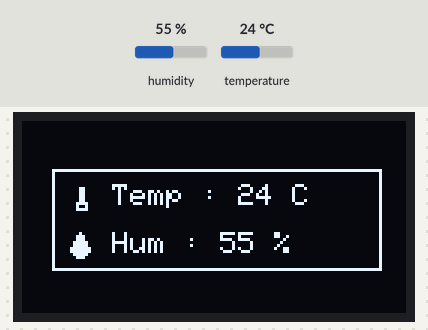
Bench run of a program on a simulated Raspberry Pi Pico running CircuitPython. On the bench: 128×64 one-colour display. The inputs (shaded band) are chosen by the test bench; at power-on: humidity 55 %, temperature 24 °C.

Above: at 1.4 s.
1.5 s: humidity set to 22 %
At 3.9 s:
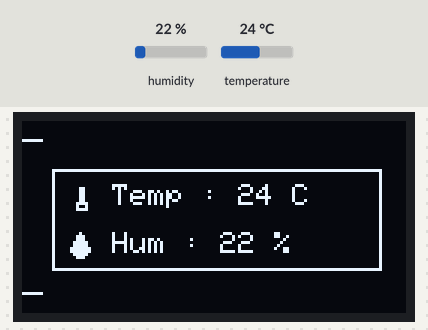
4.5 s: temperature set to 12 °C
At 6.1 s:
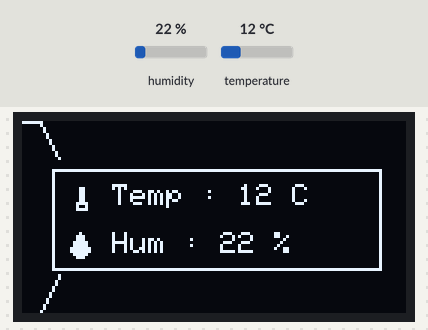
7.5 s: humidity set to 40 %
At 10.7 s:
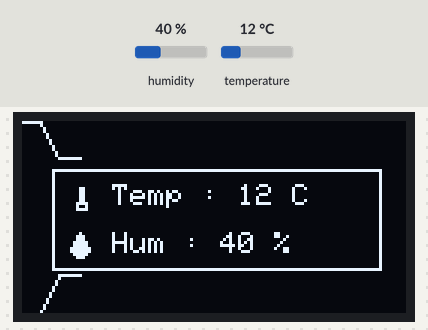
11.0 s: temperature set to 19 °C
At 13.1 s:
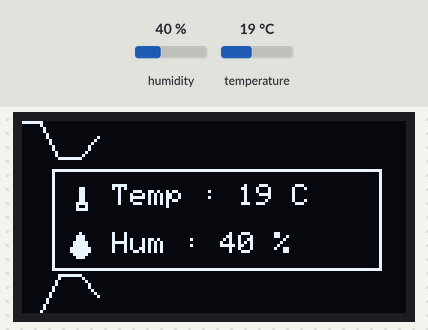
Timing chart, 0 to 14.6 s (numbered marks = the images above; inputs shaded):
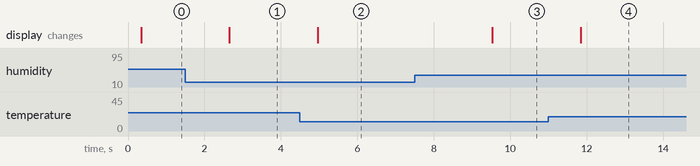

Measured:
- after the input at 1.5 s, the display: changes after 1.2 s (image 1)
- after the input at 4.5 s, the display: changes after 0.47 s (image 2)
- after the input at 7.5 s, the display: changes after 2.0 s (image 3)
- after the input at 11.0 s, the display: changes after 0.85 s (image 4)

The program:

weather_station.py
```python
# -*- coding: utf-8 -*-
"""
CHAREF Sohel - 5A AVM 2025-26
Programmation Microcontroleurs Python
TP 5 - Station Meteo avec la Pico"
"""

import time
import board
import busio
import adafruit_ssd1306
import adafruit_dht

#Init DHT
dht = adafruit_dht.DHT11(board.GP21)

#Init Display
I2C_SCL = board.GP27
I2C_SDA = board.GP26
i2c = busio.I2C(I2C_SCL, I2C_SDA)
display_w = 128
display_h = 64
display = adafruit_ssd1306.SSD1306_I2C(display_w, display_h, i2c)

#Lecture DHT
def lire_capteur():
    return dht.temperature, dht.humidity

#Init comparaison pour rafraichissement seulement en cas de changement
old_tmp = 100
old_hum = 100
tmp_max, hum_max = lire_capteur()

#FIFO
N = 20; buf_temp = [None]*N; buf_hum = [None]*N; head_tmp = 0; size_tmp = 0; head_hum = 0; size_hum = 0
def push_tmp(v):
    global head_tmp, size_tmp
    buf_temp[(head_tmp + size_tmp) % N] = v
    if size_tmp < N: size_tmp += 1
    else: head_tmp = (head_tmp + 1) % N
def push_hum(v):
    global head_hum, size_hum
    buf_hum[(head_hum + size_hum) % N] = v
    if size_hum < N: size_hum += 1
    else: head_hum = (head_hum + 1) % N
def tmp_list(): # ordre ancien→récent
    return [buf_temp[(head_tmp+i)%N] for i in range(size_tmp)]
def hum_list(): # ordre ancien→récent
    return [buf_hum[(head_hum+i)%N] for i in range(size_hum)]


#Dessine une goute de 7*9 selon le point en bas a gauche
def dessine_goute(xGauche,yBas):
    #Ligne Bas
    for x in range(xGauche+3, xGauche+6):
        display.pixel(x,yBas,1)
    #Ligne Bas - 1
    for x in range(xGauche+2, xGauche+7):
        display.pixel(x,yBas-1,1)
    #Monter de la goutte
    i = 0
    for y in range(2,8):
        for x in range(xGauche+1+i,xGauche+8-i):
            display.pixel(x,yBas-y,1)
        if(y%2 == 1):
            i = i+1
    #Haut de la goutte
    display.pixel(xGauche+4,yBas-8,1)

#Dessine thermometre de 4*8 selon le point en bas a gauche
def dessine_thermo(xGauche,yBas):
    #Base du thermomettre
    for x in range(xGauche, xGauche+4):
        display.pixel(x,yBas,1)
        display.pixel(x,yBas-2,1)
    display.pixel(xGauche,yBas-1,1)
    display.pixel(xGauche+3,yBas-1,1)
    #Haut du thermometre
    for y in range(2,8):
        display.pixel(xGauche+1,yBas-y,1)
        display.pixel(xGauche+2,yBas-y,1)

#Affichage Temperature / Humiditer
def afficher_text():
    #Dessine texte
    capteur = lire_capteur()
    display.text("Temp : "+str(capteur[0])+" C",30,21,1)
    display.text("Hum : "+str(capteur[1])+" %",30,37,1)
    #Dessine goute
    dessine_goute(15,45)
    #Dessine Thermo
    dessine_thermo(18,29)
    #Dessine Rectangle
    display.rect(10, 16, 110, 34, 1)

def afficher_courbe():
    global display_h, display_w
    #Cherchons la liste
    list_tmp = tmp_list()
    list_hum = hum_list()
    #valeur max et min
    tmp_min = min(list_tmp)
    tmp_max = max(list_tmp)
    hum_min = min(list_hum)
    hum_min = min(list_hum)

    #Courbe temperature en haut
    for i in range(0,len(list_tmp)):
        if(tmp_max-tmp_min == 0):
            #Protection division par 0, met le graph a moitier de hauteur
            list_tmp[i] = 0.5
        else:
            #normalisation
            list_tmp[i] = float(list_tmp[i]-tmp_min)/float(tmp_max-tmp_min)
            #Anticipation pour affichage correcte (avoir le max en haut et le min en bas)
            list_tmp[i] = (list_tmp[i]-1)*(-1)
        #Dessine ligne
        if(i > 0):
            x = int(display_w)*(float(i-1)/20.0)
            y = (int(display_h)*(float(list_tmp[i-1])))/5
            x1 = int(display_w)*(float(i)/20.0)
            y1 = (int(display_h)*(float(list_tmp[i])))/5
            display.line(int(x),int(y),int(x1),int(y1),1)

    #Courbe humiditer en bas
    for i in range(0,len(list_hum)):
        if(hum_max-hum_min == 0):
            #Protection division par 0, met le graph a moitier de hauteur
            list_hum[i] = 0.5
        else:
            #normalisation
            list_hum[i] = float(list_hum[i]-hum_min)/float(hum_max-hum_min)
            #Anticipation pour affichage correcte (avoir le max en haut et le min en bas)
            list_hum[i] = (list_tmp[i]-1)*(-1)
        #Dessine ligne
        if(i > 0):
            x = int(display_w)*(float(i-1)/20.0)
            y = (int(display_h)*(float(list_hum[i-1])))/5+(display_h*4/5)
            x1 = int(display_w)*(float(i)/20.0)
            y1 = (int(display_h)*(float(list_hum[i])))/5+(display_h*4/5)
            display.line(int(x),int(y),int(x1),int(y1),1)

while True:
    #Rafraichissement seulement si Température ou Humiditer a changer
    if((old_tmp != dht.temperature) or (old_hum != dht.humidity)):
        display.fill(0)
        #affichage text
        afficher_text()
        #Gestion du graphique
        push_tmp(dht.temperature)
        push_hum(dht.humidity)
        afficher_courbe()
        #Stock les valeurs actuels pour prochaines comparaison
        old_tmp = dht.temperature
        old_hum = dht.humidity
        display.show()
    time.sleep(2)
```
